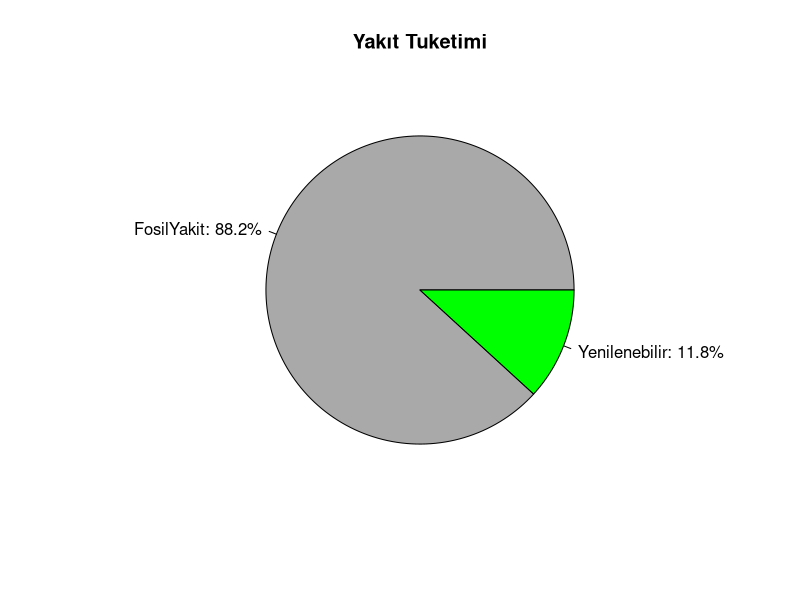
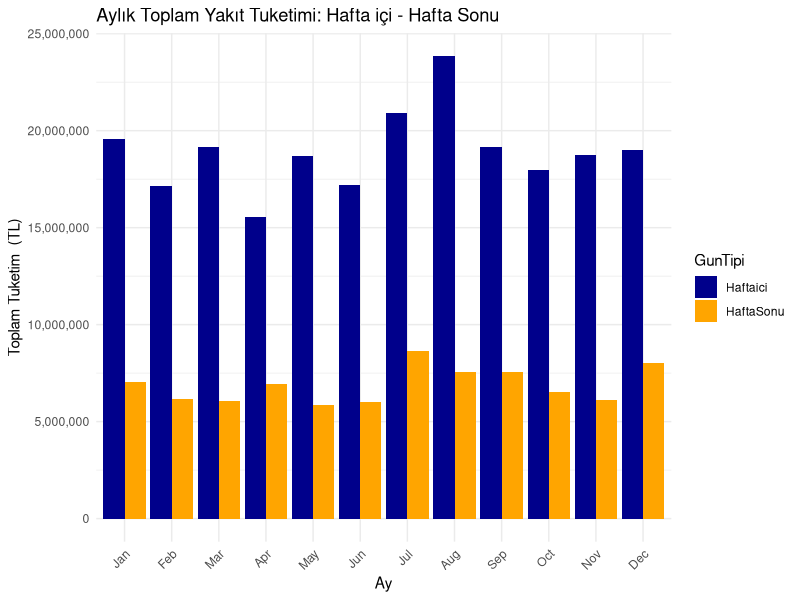
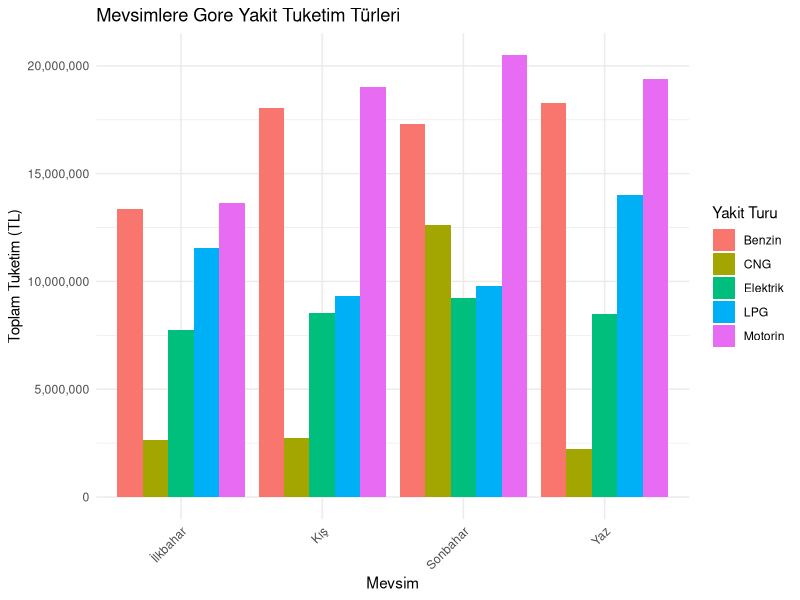
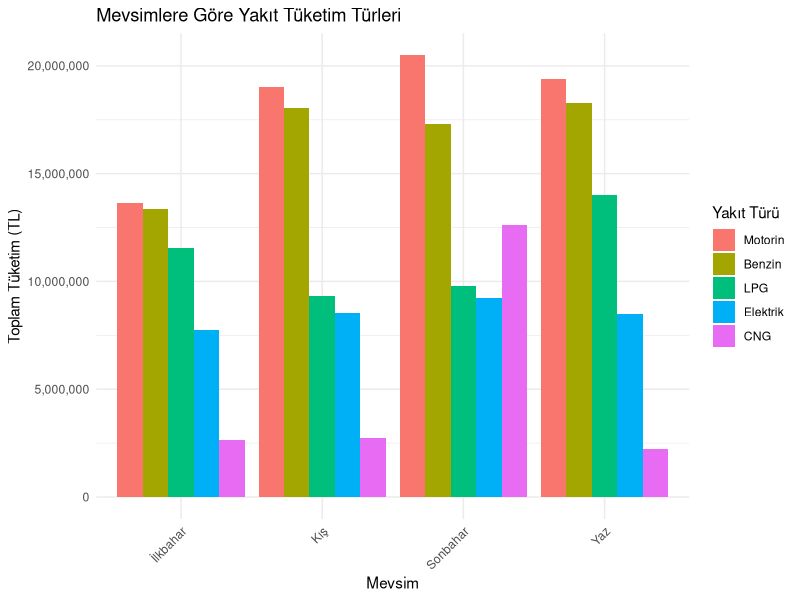
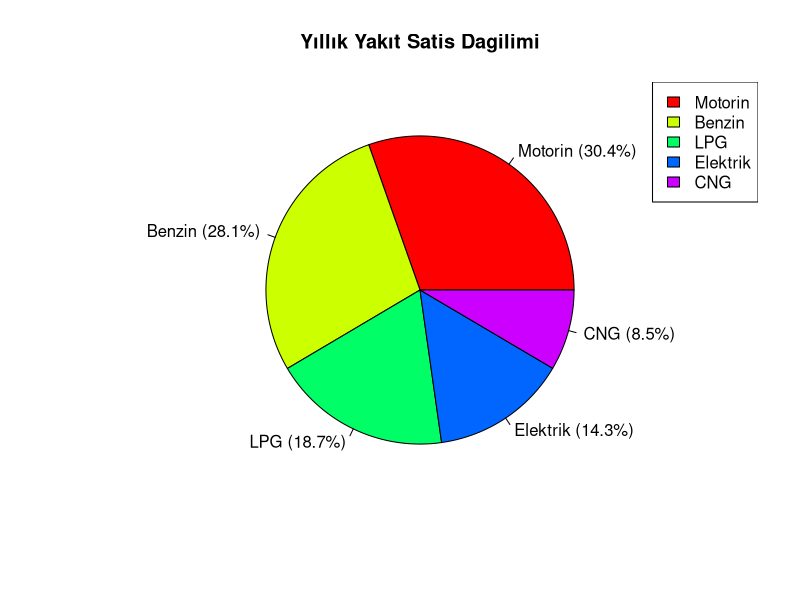
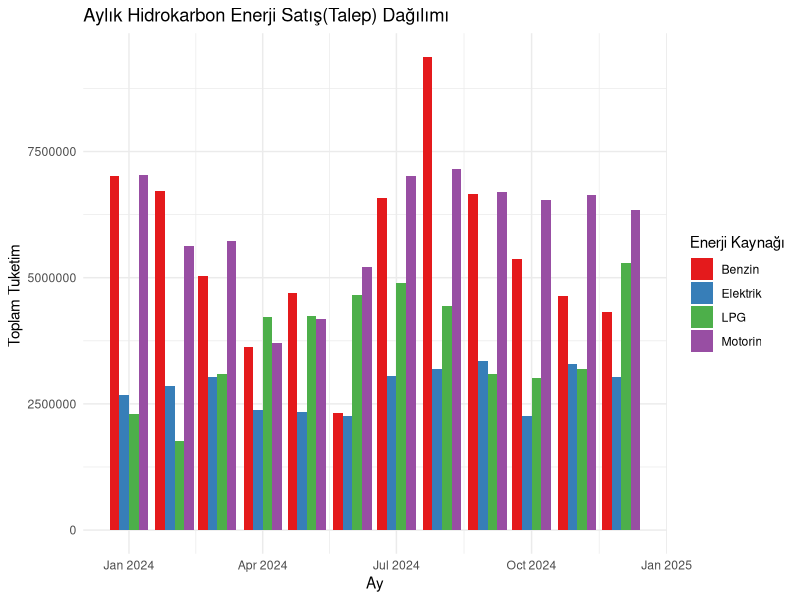
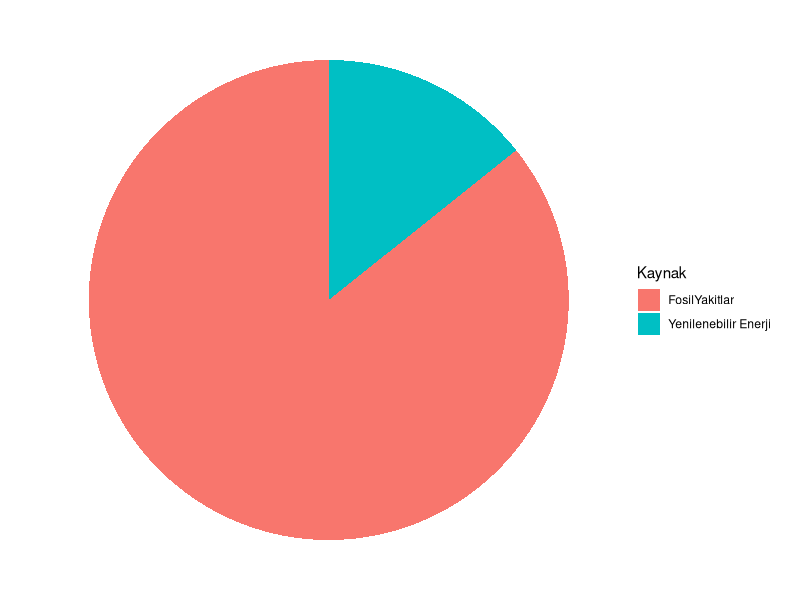
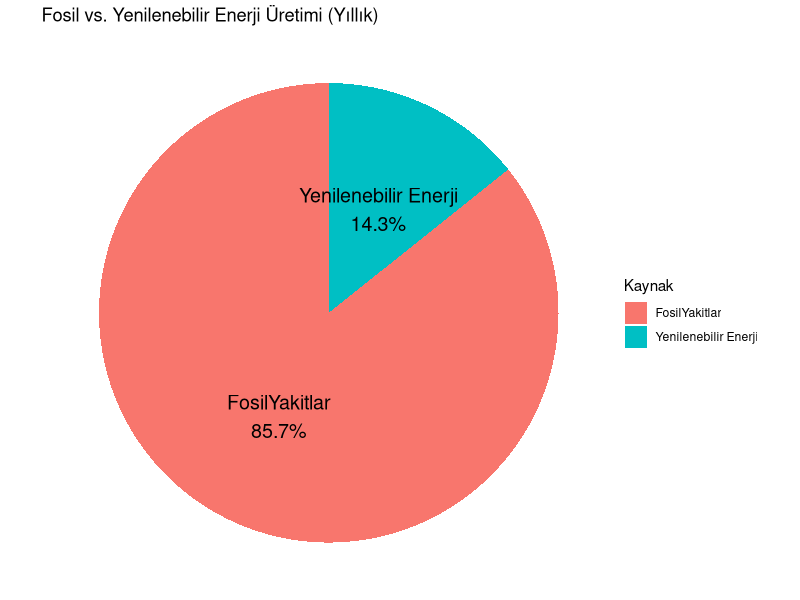

The R script that drew these images, in order:
## ---- chunk 1

# Gerekli kütüphaneyi yüklemeniz gerekmektedir
library(readr)

# Veri setimizi okuyoruz
library(readr)
colnames(data)

library(readr)

data <- read_csv2("data/yakitTuketimcs.csv", locale = locale(encoding = "ISO-8859-9"))

production_types <- colSums(data[, 4:ncol(data)])

# Karbon bazlı ve yenilenebilir enerji kaynaklarını tanımlıyoruz
carbon_sources <- c("Benzin", "FuelOil", "Motorin", "İthalDizel","LPG","EndustriyelYakıt","Hibrit")
renewable_sources <- c( "Elektrik")

# Karbon bazlı ve yenilenebilir kaynakların toplamı
carbon_total <- sum(production_types[carbon_sources])
renewable_total <- sum(production_types[renewable_sources])

# Pasta grafiği için yeni bir vektör oluşturuyoruz
energy_categories <- c(FosilYakit = carbon_total, Yenilenebilir = renewable_total)

# Yüzdeleri hesaplıyoruz
percentages <- round(100 * energy_categories / sum(energy_categories), 1)

# Yüzdelerle etiketleri oluşturuyoruz
labels <- paste(names(energy_categories), ": ", percentages, "%", sep="")

# Pasta grafiği çizdiriyoruz
pie(energy_categories, labels = labels, main = "Yakıt Tuketimi", col = c("darkgray", "green"))

## ---- chunk 2
# Gerekli kütüphaneler
library(readr)
library(dplyr)
library(lubridate)
library(ggplot2)
library(scales)

# Veriyi okuyoruz
data <- read_csv2("data/yakitTuketimcs.csv", locale = locale(encoding = "ISO-8859-9"))

# Sütun adını düzeltiyoruz
names(data)[1] <- "Tarih"

# Tarih sütununu Date formatına çeviriyoruz
data$Tarih <- as.Date(data$Tarih, format = "%d.%m.%Y")

# 'Toplam' sütunundaki virgülü noktaya çevirip sayıya dönüştürüyoruz
data$Toplam <- as.numeric(gsub(",", ".", data$Toplam))

# NA değerlerini temizliyoruz
data <- na.omit(data)

# Hafta içi / hafta sonu bilgisi ekliyoruz
data$GunTipi <- ifelse(wday(data$Tarih, week_start = 1) %in% c(6, 7),
                       "HaftaSonu", "Haftaici")

# Ay bilgisini ekliyoruz
data$Ay <- month(data$Tarih, label = TRUE)

# Aylık ve gün tipine göre gruplayıp toplam tüketimin hesabı
monthly_data <- data %>%
  group_by(Ay, GunTipi) %>%
  summarise(Toplam = sum(Toplam, na.rm = TRUE))

# Grafiği çiziyoruz
ggplot(monthly_data, aes(x = Ay, y = Toplam, fill = GunTipi)) +
  geom_bar(stat = "identity", position = "dodge") +
  labs(
    title = "Aylık Toplam Yakıt Tuketimi: Hafta içi - Hafta Sonu",
    x = "Ay",
    y = "Toplam Tuketim  (TL)"
  ) +
  scale_y_continuous(labels = comma) +
  scale_fill_manual(values = c("darkblue", "orange")) +
  theme_minimal() +
  theme(axis.text.x = element_text(angle = 45, hjust = 1))



## ---- chunk 3


# Gerekli kütüphaneleri yükleyin
library(ggplot2)
library(dplyr)
library(tidyr)
library(readr)
library(scales)  # label_comma için

# Veriyi doğru kodlama ile okuyun
data <- read_csv2("data/yakitTuketimcs.csv", locale = locale(encoding = "ISO-8859-9"))

# Sütun adlarını düzeltiyoruz
names(data)[names(data) == "ï..Tarih"] <- "Tarih"

# Tarih sütununu gün.ay.yıl formatına çeviriyoruz
data$Tarih <- as.Date(data$Tarih, format = "%d.%m.%Y")

# Ay ve mevsim bilgilerini ekleyin
data$Ay <- as.numeric(format(data$Tarih, "%m"))
data$Mevsim <- ifelse(data$Ay %in% c(12, 1, 2), "Kış",
                      ifelse(data$Ay %in% c(3, 4, 5), "İlkbahar",
                             ifelse(data$Ay %in% c(6, 7, 8), "Yaz", "Sonbahar")))

# Mevsim sütununu da dahil ederek veriyi long formata çeviriyoruz
long_data <- data %>%
  select(Mevsim, Motorin, Benzin, LPG, Elektrik, CNG) %>%
  pivot_longer(cols = -Mevsim, names_to = "UretimTuru", values_to = "Miktar")

seasonal_data <- long_data %>%
  group_by(Mevsim, UretimTuru) %>%
  summarise(ToplamMiktar = sum(Miktar, na.rm = TRUE), .groups = "drop")

# Grafik çizdiriyoruz
ggplot(seasonal_data, aes(x = Mevsim, y = ToplamMiktar, fill = UretimTuru)) +
  geom_bar(stat = "identity", position = position_dodge()) +
  scale_y_continuous(labels = label_comma()) +
  labs(title = "Mevsimlere Gore Yakit Tuketim Türleri",
       x = "Mevsim",
       y = "Toplam Tuketim (TL)",
       fill = "Yakit Turu") +
  theme_minimal() +
  theme(axis.text.x = element_text(angle = 45, hjust = 1))


# UretimTuru'na göre toplam miktarları hesapla ve sırala
ordered_levels <- seasonal_data %>%
  group_by(UretimTuru) %>%
  summarise(Total = sum(ToplamMiktar)) %>%
  arrange(desc(Total)) %>%
  pull(UretimTuru)

# Faktör sıralamasını belirle
seasonal_data$UretimTuru <- factor(seasonal_data$UretimTuru, levels = ordered_levels)

# Grafik çizimi
ggplot(seasonal_data, aes(x = Mevsim, y = ToplamMiktar, fill = UretimTuru)) +
  geom_bar(stat = "identity", position = position_dodge()) +
  scale_y_continuous(labels = label_comma()) +
  labs(title = "Mevsimlere Göre Yakıt Tüketim Türleri",
       x = "Mevsim",
       y = "Toplam Tüketim (TL)",
       fill = "Yakıt Türü") +
  theme_minimal() +
  theme(axis.text.x = element_text(angle = 45, hjust = 1))

## ---- chunk 4
library(tidyverse)

# Enerji kaynaklarına göre toplamları hesapla
energy_totals <- colSums(data[, c("Motorin", "Benzin", "LPG", "Elektrik","CNG")])

# Toplam üretim
total_production <- sum(energy_totals)

# Yüzdelik hesaplamaları yap
energy_percentages <- energy_totals / total_production * 100

# Enerji kaynaklarını ve yüzdelerini bir dataframe'e çevir
energy_df <- data.frame(Enerji_Kaynagi = names(energy_percentages), Yuzde = energy_percentages)

# Pie chart çiz
pie(energy_df$Yuzde, labels = paste(energy_df$Enerji_Kaynagi, 
                                    sprintf("(%.1f%%)", energy_df$Yuzde)), 
    main = "Yıllık Yakıt Satis Dagilimi",
    col = rainbow(length(energy_df$Yuzde)))

# Efsane ekleme
legend("topright", legend = energy_df$Enerji_Kaynagi, fill = rainbow(length(energy_df$Yuzde)))

## ---- chunk 5
library(tidyverse)
library(lubridate)


# Aylık toplamları hesapla ve hidrokarbon kaynaklarına göre ayır
monthly_hydrocarbons <- data %>%
  mutate(
    Tarih = Tarih + years(1),  # Tarihe 1 yıl ekleniyor
    Ay = floor_date(Tarih, "month")
  ) %>%
  group_by(Ay) %>%
  summarise(
    Motorin = sum(Motorin),
    Elektrik = sum(Elektrik),
    Benzin = sum(Benzin),
    LPG = sum(LPG),
    .groups = 'drop'
  )
# Erişilebilir format için veriyi long formata çevir
monthly_long <- pivot_longer(monthly_hydrocarbons, cols = c(Motorin, Elektrik, Benzin, LPG),
                             names_to = "Enerji_Kaynagi", values_to = "Uretim")

# Grafik çiz
ggplot(monthly_long, aes(x = Ay, y = Uretim, fill = Enerji_Kaynagi)) +
  geom_bar(stat = "identity", position = position_dodge()) +
  scale_fill_brewer(palette = "Set1") +
  labs(title = "Aylık Hidrokarbon Enerji Satış(Talep) Dağılımı",
     x = "Ay",
     y = "Toplam Tuketim ",
     fill = "Enerji Kaynağı") +
  theme_minimal()
## ---- chunk 6
library(tidyverse)

# Sütun adlarını düzelt (garantili olması için)
names(data) <- make.names(names(data))

# Fosil ve yenilenebilir toplamlarını hesapla
fosil_toplam <- rowSums(data[, c("Motorin", "Benzin","LPG","CNG")], na.rm = TRUE)
yenilenebilir_toplam <- rowSums(data[, c("Elektrik")], na.rm = TRUE)

# Yıllık toplam üretimi hesapla
toplam_fosil <- sum(fosil_toplam)
toplam_yenilenebilir <- sum(yenilenebilir_toplam)

# Veri çerçevesi oluştur
karsilastirma_df <- data.frame(
  Kaynak = c("FosilYakitlar", "Yenilenebilir Enerji"),
  Uretim = c(toplam_fosil, toplam_yenilenebilir)
)
ggplot(karsilastirma_df, aes("", Uretim, fill = Kaynak)) + geom_bar(stat = "identity", width = 1) + coord_polar("y") + theme_void()

# Yüzde hesapla
karsilastirma_df <- karsilastirma_df %>%
  mutate(Yuzde = round(Uretim / sum(Uretim) * 100, 1),
         Etiket = paste0(Kaynak, "\n", Yuzde, "%"))

# Pasta grafiği çiz
ggplot(karsilastirma_df, aes(x = "", y = Uretim, fill = Kaynak)) +
  geom_bar(stat = "identity", width = 1) +
  coord_polar("y") +
  geom_text(aes(label = Etiket), position = position_stack(vjust = 0.5), size = 5) +
  theme_void() +
  labs(title = "Fosil vs. Yenilenebilir Enerji Üretimi (Yıllık)")

## ---- chunk 7
library(tidyverse)
library(lubridate)

# Veriyi yükle
data <- read_csv2("data/yakitTuketimcs.csv", locale = locale(encoding = "ISO-8859-9"))

# Tarih formatını düzelt
data$Tarih <- dmy(data$Tarih)  + years(1)

# Aylık toplamları hesapla
monthly_data <- data %>%
  mutate(Ay = floor_date(Tarih, "month")) %>%
  group_by(Ay) %>%
  summarise(
    Toplam = sum(Toplam),
    Hidrokarbon = sum(Motorin + LPG + Benzin  + CNG ),
    .groups = 'drop'
  )

# Yüzdesel dağılımı hesapla
monthly_data$HidrokarbonYuzde = (monthly_data$Hidrokarbon / monthly_data$Toplam) * 100

monthly_data_long <- monthly_data %>%
  pivot_longer(cols = c(Toplam, Hidrokarbon), names_to = "Tur", values_to = "Uretim")

# Grafik çizimi
ggplot() +
  geom_col(data = monthly_data, aes(x = Ay, y = Toplam, fill = "Toplam"), alpha = 0.7) +
  geom_col(data = monthly_data, aes(x = Ay, y = Hidrokarbon, fill = "Hidrokarbon"), alpha = 0.7) +
  scale_fill_manual(name = "Yakit Turu", values = c("Toplam" = "blue", "Hidrokarbon" = "yellow")) +
  labs(title = "Aylık Toplam ve Hidrokarbon Enerji Tüketimi", x = "Ay", y = "Yakit Tüketimi ") +
  theme_minimal()

